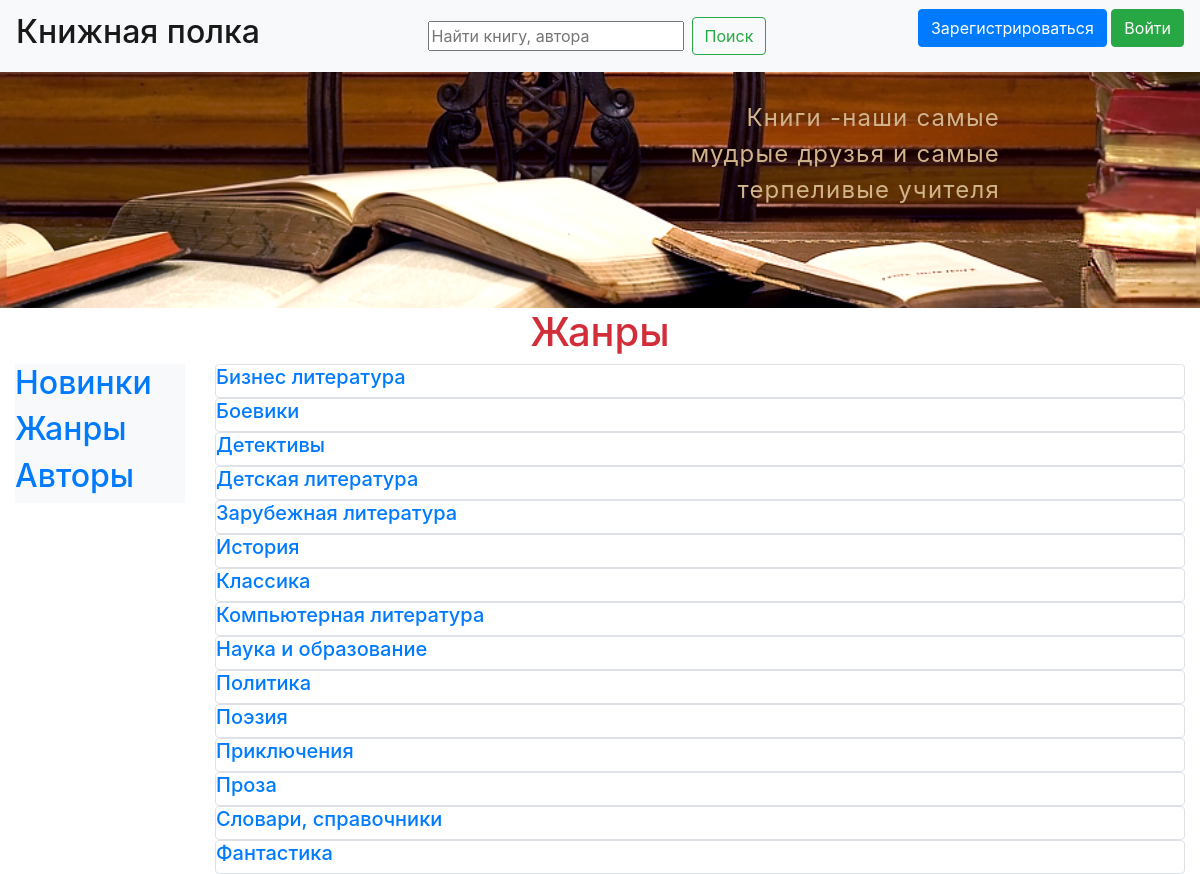
/genre, run on the app's committed database.
### data/genres.py (models this page shows, shortened)
class Genres(SqlAlchemyBase):
    __tablename__ = 'genres'
    id = sqlalchemy.Column(sqlalchemy.Integer, primary_key=True,
                           autoincrement=True)
    name = sqlalchemy.Column(sqlalchemy.String, nullable=True)

### main.py (the view)
@app.route('/genre')
def genre():
    session = db_session.create_session()
    q = request.args.get('q')
    if q:
        genres = session.query(Genres).filter(Genres.name.contains(q)).order_by(Genres.name.asc())
    else:
        genres = session.query(Genres).order_by(Genres.name.asc())
    return render_template("genres.html", genres=genres)

### data/db_session.py (called while the page is built)
def create_session() -> Session:
    global __factory
    return __factory()

### templates/genres.html (shortened to what this page needs)
{% extends "base.html" %}
{% block content_title %}
Жанры
{% endblock %}
{% block content %}
{% for item in genres%}
<div class="col-md6 border rounded">
    <a href="{{url_for('genre_detail', id=item.id)}}"><h5>{{item.name}}</h5></a>
</div>
{% endfor %}
{% endblock %}

### data on the page
Genres: name "Бизнес литература"
Genres: name "Боевики"
Genres: name "Детективы"
Genres: name "Детская литература"
Genres: name "Зарубежная литература"
Genres: name "История"
Genres: name "Классика"
Genres: name "Компьютерная литература"
Genres: name "Наука и образование"
Genres: name "Политика"
Genres: name "Поэзия"
Genres: name "Приключения"
Genres: name "Проза"
Genres: name "Словари, справочники"
Genres: name "Фантастика"
